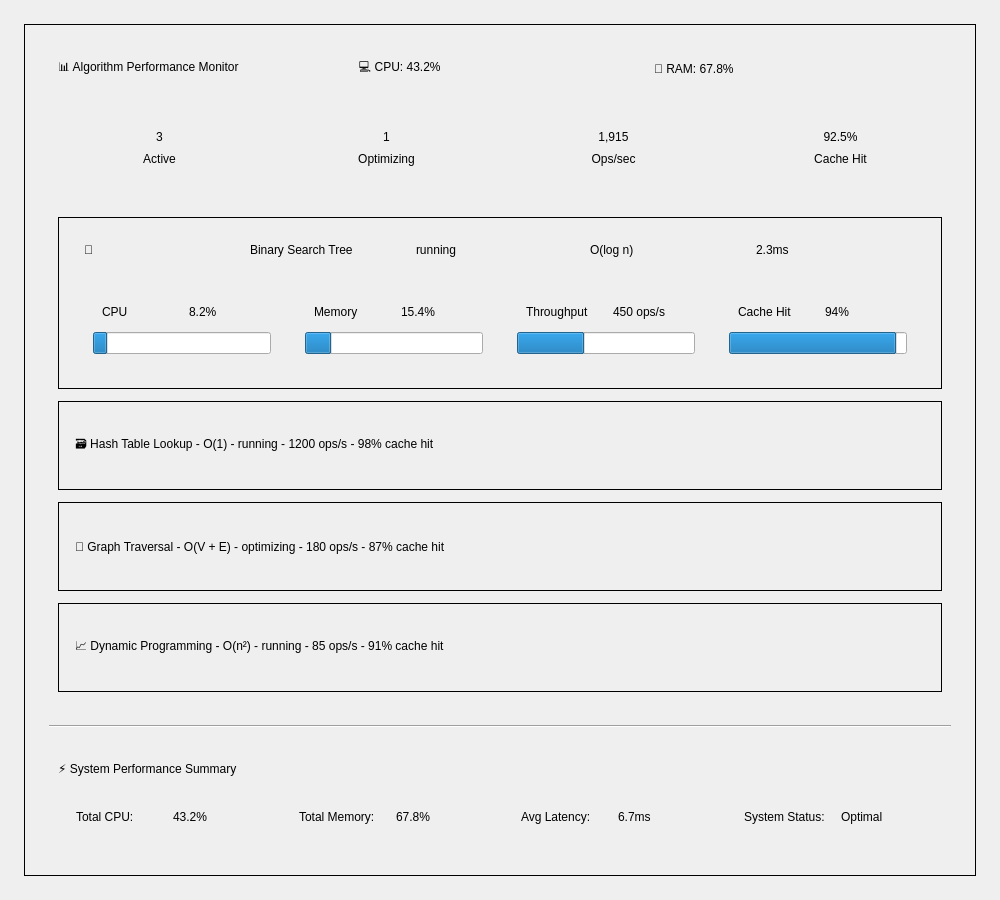
<?xml version="1.0" encoding="UTF-8"?>
<ui version="4.0">
 <class>AlgorithmMonitor</class>
 <widget class="QWidget" name="AlgorithmMonitor">
  <property name="geometry">
   <rect>
    <x>0</x>
    <y>0</y>
    <width>1000</width>
    <height>900</height>
   </rect>
  </property>
  <property name="windowTitle">
   <string>Algorithm Monitor</string>
  </property>
  
  <layout class="QVBoxLayout" name="mainLayout">
   <property name="spacing">
    <number>24</number>
   </property>
   <property name="leftMargin">
    <number>24</number>
   </property>
   <property name="topMargin">
    <number>24</number>
   </property>
   <property name="rightMargin">
    <number>24</number>
   </property>
   <property name="bottomMargin">
    <number>24</number>
   </property>
   
   <item>
    <widget class="QFrame" name="monitorCard">
     <property name="frameShape">
      <enum>QFrame::Box</enum>
     </property>
     <layout class="QVBoxLayout" name="cardLayout">
      <property name="spacing">
       <number>24</number>
      </property>
      <property name="leftMargin">
       <number>24</number>
      </property>
      <property name="topMargin">
       <number>24</number>
      </property>
      <property name="rightMargin">
       <number>24</number>
      </property>
      <property name="bottomMargin">
       <number>24</number>
      </property>
      
      <!-- Header with System Badges -->
      <item>
       <widget class="QWidget" name="headerWidget">
        <layout class="QHBoxLayout" name="headerLayout">
         <item>
          <widget class="QLabel" name="monitorTitle">
           <property name="text">
            <string>📊 Algorithm Performance Monitor</string>
           </property>
          </widget>
         </item>
         <item>
          <spacer name="headerSpacer">
           <property name="orientation">
            <enum>Qt::Horizontal</enum>
           </property>
          </spacer>
         </item>
         <item>
          <widget class="QLabel" name="cpuBadge">
           <property name="text">
            <string>💻 CPU: 43.2%</string>
           </property>
          </widget>
         </item>
         <item>
          <widget class="QLabel" name="ramBadge">
           <property name="text">
            <string>💾 RAM: 67.8%</string>
           </property>
          </widget>
         </item>
        </layout>
       </widget>
      </item>
      
      <!-- System Overview Grid -->
      <item>
       <widget class="QWidget" name="overviewWidget">
        <layout class="QGridLayout" name="overviewLayout">
         <property name="spacing">
          <number>24</number>
         </property>
         
         <!-- Active Algorithms -->
         <item row="0" column="0">
          <widget class="QWidget" name="activeCard">
           <layout class="QVBoxLayout" name="activeLayout">
            <property name="spacing">
             <number>8</number>
            </property>
            <item>
             <widget class="QLabel" name="activeCount">
              <property name="text">
               <string>3</string>
              </property>
              <property name="alignment">
               <set>Qt::AlignCenter</set>
              </property>
             </widget>
            </item>
            <item>
             <widget class="QLabel" name="activeLabel">
              <property name="text">
               <string>Active</string>
              </property>
              <property name="alignment">
               <set>Qt::AlignCenter</set>
              </property>
             </widget>
            </item>
           </layout>
          </widget>
         </item>
         
         <!-- Optimizing Algorithms -->
         <item row="0" column="1">
          <widget class="QWidget" name="optimizingCard">
           <layout class="QVBoxLayout" name="optimizingLayout">
            <property name="spacing">
             <number>8</number>
            </property>
            <item>
             <widget class="QLabel" name="optimizingCount">
              <property name="text">
               <string>1</string>
              </property>
              <property name="alignment">
               <set>Qt::AlignCenter</set>
              </property>
             </widget>
            </item>
            <item>
             <widget class="QLabel" name="optimizingLabel">
              <property name="text">
               <string>Optimizing</string>
              </property>
              <property name="alignment">
               <set>Qt::AlignCenter</set>
              </property>
             </widget>
            </item>
           </layout>
          </widget>
         </item>
         
         <!-- Total Operations -->
         <item row="0" column="2">
          <widget class="QWidget" name="opsCard">
           <layout class="QVBoxLayout" name="opsLayout">
            <property name="spacing">
             <number>8</number>
            </property>
            <item>
             <widget class="QLabel" name="opsCount">
              <property name="text">
               <string>1,915</string>
              </property>
              <property name="alignment">
               <set>Qt::AlignCenter</set>
              </property>
             </widget>
            </item>
            <item>
             <widget class="QLabel" name="opsLabel">
              <property name="text">
               <string>Ops/sec</string>
              </property>
              <property name="alignment">
               <set>Qt::AlignCenter</set>
              </property>
             </widget>
            </item>
           </layout>
          </widget>
         </item>
         
         <!-- Cache Hit Rate -->
         <item row="0" column="3">
          <widget class="QWidget" name="cacheCard">
           <layout class="QVBoxLayout" name="cacheLayout">
            <property name="spacing">
             <number>8</number>
            </property>
            <item>
             <widget class="QLabel" name="cacheHitRate">
              <property name="text">
               <string>92.5%</string>
              </property>
              <property name="alignment">
               <set>Qt::AlignCenter</set>
              </property>
             </widget>
            </item>
            <item>
             <widget class="QLabel" name="cacheLabel">
              <property name="text">
               <string>Cache Hit</string>
              </property>
              <property name="alignment">
               <set>Qt::AlignCenter</set>
              </property>
             </widget>
            </item>
           </layout>
          </widget>
         </item>
        </layout>
       </widget>
      </item>
      
      <!-- Algorithm Details Section -->
      <item>
       <widget class="QScrollArea" name="algorithmsScrollArea">
        <property name="frameShape">
         <enum>QFrame::NoFrame</enum>
        </property>
        <property name="widgetResizable">
         <bool>true</bool>
        </property>
        <widget class="QWidget" name="scrollAreaWidget">
         <property name="geometry">
          <rect>
           <x>0</x>
           <y>0</y>
           <width>69</width>
           <height>69</height>
          </rect>
         </property>
         <layout class="QVBoxLayout" name="algorithmsLayout">
          <property name="spacing">
           <number>12</number>
          </property>
          
          <!-- Binary Search Tree Algorithm -->
          <item>
           <widget class="QFrame" name="bstAlgorithmCard">
            <property name="frameShape">
             <enum>QFrame::Box</enum>
            </property>
            <layout class="QVBoxLayout" name="bstAlgorithmLayout">
             <property name="spacing">
              <number>12</number>
             </property>
             <property name="leftMargin">
              <number>16</number>
             </property>
             <property name="topMargin">
              <number>16</number>
             </property>
             <property name="rightMargin">
              <number>16</number>
             </property>
             <property name="bottomMargin">
              <number>16</number>
             </property>
             
             <!-- Algorithm Header -->
             <item>
              <widget class="QWidget" name="bstAlgorithmHeader">
               <layout class="QHBoxLayout" name="bstAlgorithmHeaderLayout">
                <item>
                 <widget class="QLabel" name="bstIcon">
                  <property name="text">
                   <string>🌳</string>
                  </property>
                 </widget>
                </item>
                <item>
                 <widget class="QLabel" name="bstName">
                  <property name="text">
                   <string>Binary Search Tree</string>
                  </property>
                 </widget>
                </item>
                <item>
                 <widget class="QLabel" name="bstStatus">
                  <property name="text">
                   <string>running</string>
                  </property>
                 </widget>
                </item>
                <item>
                 <spacer name="bstHeaderSpacer">
                  <property name="orientation">
                   <enum>Qt::Horizontal</enum>
                  </property>
                 </spacer>
                </item>
                <item>
                 <widget class="QLabel" name="bstComplexity">
                  <property name="text">
                   <string>O(log n)</string>
                  </property>
                 </widget>
                </item>
                <item>
                 <widget class="QLabel" name="bstExecutionTime">
                  <property name="text">
                   <string>2.3ms</string>
                  </property>
                 </widget>
                </item>
               </layout>
              </widget>
             </item>
             
             <!-- Progress Metrics Grid -->
             <item>
              <widget class="QWidget" name="bstProgressGrid">
               <layout class="QGridLayout" name="bstProgressGridLayout">
                <property name="spacing">
                 <number>16</number>
                </property>
                
                <!-- CPU Progress -->
                <item row="0" column="0">
                 <widget class="QWidget" name="bstCpuProgress">
                  <layout class="QVBoxLayout" name="bstCpuProgressLayout">
                   <property name="spacing">
                    <number>4</number>
                   </property>
                   <item>
                    <widget class="QWidget" name="bstCpuHeader">
                     <layout class="QHBoxLayout" name="bstCpuHeaderLayout">
                      <item>
                       <widget class="QLabel" name="bstCpuLabel">
                        <property name="text">
                         <string>CPU</string>
                        </property>
                       </widget>
                      </item>
                      <item>
                       <spacer name="bstCpuSpacer">
                        <property name="orientation">
                         <enum>Qt::Horizontal</enum>
                        </property>
                       </spacer>
                      </item>
                      <item>
                       <widget class="QLabel" name="bstCpuValue">
                        <property name="text">
                         <string>8.2%</string>
                        </property>
                       </widget>
                      </item>
                     </layout>
                    </widget>
                   </item>
                   <item>
                    <widget class="QProgressBar" name="bstCpuProgressBar">
                     <property name="value">
                      <number>8</number>
                     </property>
                     <property name="textVisible">
                      <bool>false</bool>
                     </property>
                    </widget>
                   </item>
                  </layout>
                 </widget>
                </item>
                
                <!-- Memory Progress -->
                <item row="0" column="1">
                 <widget class="QWidget" name="bstMemoryProgress">
                  <layout class="QVBoxLayout" name="bstMemoryProgressLayout">
                   <property name="spacing">
                    <number>4</number>
                   </property>
                   <item>
                    <widget class="QWidget" name="bstMemoryHeader">
                     <layout class="QHBoxLayout" name="bstMemoryHeaderLayout">
                      <item>
                       <widget class="QLabel" name="bstMemoryLabel">
                        <property name="text">
                         <string>Memory</string>
                        </property>
                       </widget>
                      </item>
                      <item>
                       <spacer name="bstMemorySpacer">
                        <property name="orientation">
                         <enum>Qt::Horizontal</enum>
                        </property>
                       </spacer>
                      </item>
                      <item>
                       <widget class="QLabel" name="bstMemoryValue">
                        <property name="text">
                         <string>15.4%</string>
                        </property>
                       </widget>
                      </item>
                     </layout>
                    </widget>
                   </item>
                   <item>
                    <widget class="QProgressBar" name="bstMemoryProgressBar">
                     <property name="value">
                      <number>15</number>
                     </property>
                     <property name="textVisible">
                      <bool>false</bool>
                     </property>
                    </widget>
                   </item>
                  </layout>
                 </widget>
                </item>
                
                <!-- Throughput Progress -->
                <item row="0" column="2">
                 <widget class="QWidget" name="bstThroughputProgress">
                  <layout class="QVBoxLayout" name="bstThroughputProgressLayout">
                   <property name="spacing">
                    <number>4</number>
                   </property>
                   <item>
                    <widget class="QWidget" name="bstThroughputHeader">
                     <layout class="QHBoxLayout" name="bstThroughputHeaderLayout">
                      <item>
                       <widget class="QLabel" name="bstThroughputLabel">
                        <property name="text">
                         <string>Throughput</string>
                        </property>
                       </widget>
                      </item>
                      <item>
                       <spacer name="bstThroughputSpacer">
                        <property name="orientation">
                         <enum>Qt::Horizontal</enum>
                        </property>
                       </spacer>
                      </item>
                      <item>
                       <widget class="QLabel" name="bstThroughputValue">
                        <property name="text">
                         <string>450 ops/s</string>
                        </property>
                       </widget>
                      </item>
                     </layout>
                    </widget>
                   </item>
                   <item>
                    <widget class="QProgressBar" name="bstThroughputProgressBar">
                     <property name="value">
                      <number>38</number>
                     </property>
                     <property name="textVisible">
                      <bool>false</bool>
                     </property>
                    </widget>
                   </item>
                  </layout>
                 </widget>
                </item>
                
                <!-- Cache Hit Progress -->
                <item row="0" column="3">
                 <widget class="QWidget" name="bstCacheProgress">
                  <layout class="QVBoxLayout" name="bstCacheProgressLayout">
                   <property name="spacing">
                    <number>4</number>
                   </property>
                   <item>
                    <widget class="QWidget" name="bstCacheHeader">
                     <layout class="QHBoxLayout" name="bstCacheHeaderLayout">
                      <item>
                       <widget class="QLabel" name="bstCacheLabel">
                        <property name="text">
                         <string>Cache Hit</string>
                        </property>
                       </widget>
                      </item>
                      <item>
                       <spacer name="bstCacheSpacer">
                        <property name="orientation">
                         <enum>Qt::Horizontal</enum>
                        </property>
                       </spacer>
                      </item>
                      <item>
                       <widget class="QLabel" name="bstCacheValue">
                        <property name="text">
                         <string>94%</string>
                        </property>
                       </widget>
                      </item>
                     </layout>
                    </widget>
                   </item>
                   <item>
                    <widget class="QProgressBar" name="bstCacheProgressBar">
                     <property name="value">
                      <number>94</number>
                     </property>
                     <property name="textVisible">
                      <bool>false</bool>
                     </property>
                    </widget>
                   </item>
                  </layout>
                 </widget>
                </item>
               </layout>
              </widget>
             </item>
            </layout>
           </widget>
          </item>
          
          <!-- Hash Table Algorithm (Simplified) -->
          <item>
           <widget class="QFrame" name="hashAlgorithmCard">
            <property name="frameShape">
             <enum>QFrame::Box</enum>
            </property>
            <layout class="QHBoxLayout" name="hashAlgorithmLayout">
             <property name="leftMargin">
              <number>16</number>
             </property>
             <property name="topMargin">
              <number>16</number>
             </property>
             <property name="rightMargin">
              <number>16</number>
             </property>
             <property name="bottomMargin">
              <number>16</number>
             </property>
             <item>
              <widget class="QLabel" name="hashAlgorithmSummary">
               <property name="text">
                <string>🗃️ Hash Table Lookup - O(1) - running - 1200 ops/s - 98% cache hit</string>
               </property>
              </widget>
             </item>
            </layout>
           </widget>
          </item>
          
          <!-- Graph Traversal Algorithm (Simplified) -->
          <item>
           <widget class="QFrame" name="graphAlgorithmCard">
            <property name="frameShape">
             <enum>QFrame::Box</enum>
            </property>
            <layout class="QHBoxLayout" name="graphAlgorithmLayout">
             <property name="leftMargin">
              <number>16</number>
             </property>
             <property name="topMargin">
              <number>16</number>
             </property>
             <property name="rightMargin">
              <number>16</number>
             </property>
             <property name="bottomMargin">
              <number>16</number>
             </property>
             <item>
              <widget class="QLabel" name="graphAlgorithmSummary">
               <property name="text">
                <string>🔗 Graph Traversal - O(V + E) - optimizing - 180 ops/s - 87% cache hit</string>
               </property>
              </widget>
             </item>
            </layout>
           </widget>
          </item>
          
          <!-- Dynamic Programming Algorithm (Simplified) -->
          <item>
           <widget class="QFrame" name="dpAlgorithmCard">
            <property name="frameShape">
             <enum>QFrame::Box</enum>
            </property>
            <layout class="QHBoxLayout" name="dpAlgorithmLayout">
             <property name="leftMargin">
              <number>16</number>
             </property>
             <property name="topMargin">
              <number>16</number>
             </property>
             <property name="rightMargin">
              <number>16</number>
             </property>
             <property name="bottomMargin">
              <number>16</number>
             </property>
             <item>
              <widget class="QLabel" name="dpAlgorithmSummary">
               <property name="text">
                <string>📈 Dynamic Programming - O(n²) - running - 85 ops/s - 91% cache hit</string>
               </property>
              </widget>
             </item>
            </layout>
           </widget>
          </item>
         </layout>
        </widget>
       </widget>
      </item>
      
      <!-- Performance Summary Section -->
      <item>
       <widget class="QFrame" name="summaryDivider">
        <property name="frameShape">
         <enum>QFrame::HLine</enum>
        </property>
        <property name="frameShadow">
         <enum>QFrame::Sunken</enum>
        </property>
       </widget>
      </item>
      
      <item>
       <widget class="QWidget" name="performanceSummaryWidget">
        <layout class="QVBoxLayout" name="performanceSummaryLayout">
         <property name="spacing">
          <number>16</number>
         </property>
         
         <item>
          <widget class="QLabel" name="performanceSummaryTitle">
           <property name="text">
            <string>⚡ System Performance Summary</string>
           </property>
          </widget>
         </item>
         
         <item>
          <widget class="QWidget" name="summaryStatsGrid">
           <layout class="QGridLayout" name="summaryStatsGridLayout">
            <property name="spacing">
             <number>24</number>
            </property>
            
            <!-- Total CPU -->
            <item row="0" column="0">
             <widget class="QWidget" name="totalCpuStat">
              <layout class="QHBoxLayout" name="totalCpuStatLayout">
               <item>
                <widget class="QLabel" name="totalCpuLabel">
                 <property name="text">
                  <string>Total CPU:</string>
                 </property>
                </widget>
               </item>
               <item>
                <spacer name="totalCpuSpacer">
                 <property name="orientation">
                  <enum>Qt::Horizontal</enum>
                 </property>
                </spacer>
               </item>
               <item>
                <widget class="QLabel" name="totalCpuValue">
                 <property name="text">
                  <string>43.2%</string>
                 </property>
                </widget>
               </item>
              </layout>
             </widget>
            </item>
            
            <!-- Total Memory -->
            <item row="0" column="1">
             <widget class="QWidget" name="totalMemoryStat">
              <layout class="QHBoxLayout" name="totalMemoryStatLayout">
               <item>
                <widget class="QLabel" name="totalMemoryLabel">
                 <property name="text">
                  <string>Total Memory:</string>
                 </property>
                </widget>
               </item>
               <item>
                <spacer name="totalMemorySpacer">
                 <property name="orientation">
                  <enum>Qt::Horizontal</enum>
                 </property>
                </spacer>
               </item>
               <item>
                <widget class="QLabel" name="totalMemoryValue">
                 <property name="text">
                  <string>67.8%</string>
                 </property>
                </widget>
               </item>
              </layout>
             </widget>
            </item>
            
            <!-- Average Latency -->
            <item row="0" column="2">
             <widget class="QWidget" name="avgLatencyStat">
              <layout class="QHBoxLayout" name="avgLatencyStatLayout">
               <item>
                <widget class="QLabel" name="avgLatencyLabel">
                 <property name="text">
                  <string>Avg Latency:</string>
                 </property>
                </widget>
               </item>
               <item>
                <spacer name="avgLatencySpacer">
                 <property name="orientation">
                  <enum>Qt::Horizontal</enum>
                 </property>
                </spacer>
               </item>
               <item>
                <widget class="QLabel" name="avgLatencyValue">
                 <property name="text">
                  <string>6.7ms</string>
                 </property>
                </widget>
               </item>
              </layout>
             </widget>
            </item>
            
            <!-- System Status -->
            <item row="0" column="3">
             <widget class="QWidget" name="systemStatusStat">
              <layout class="QHBoxLayout" name="systemStatusStatLayout">
               <item>
                <widget class="QLabel" name="systemStatusLabel">
                 <property name="text">
                  <string>System Status:</string>
                 </property>
                </widget>
               </item>
               <item>
                <spacer name="systemStatusSpacer">
                 <property name="orientation">
                  <enum>Qt::Horizontal</enum>
                 </property>
                </spacer>
               </item>
               <item>
                <widget class="QLabel" name="systemStatusBadge">
                 <property name="text">
                  <string>Optimal</string>
                 </property>
                </widget>
               </item>
              </layout>
             </widget>
            </item>
           </layout>
          </widget>
         </item>
        </layout>
       </widget>
      </item>
     </layout>
    </widget>
   </item>
  </layout>
 </widget>
</ui>
